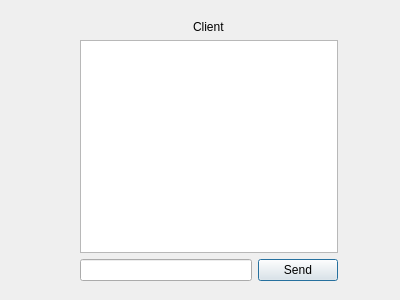
<?xml version="1.0" encoding="UTF-8"?>
<ui version="4.0">
 <class>Dialog</class>
 <widget class="QDialog" name="Dialog">
  <property name="geometry">
   <rect>
    <x>0</x>
    <y>0</y>
    <width>400</width>
    <height>300</height>
   </rect>
  </property>
  <property name="windowTitle">
   <string>Dialog</string>
  </property>
  <widget class="QWidget" name="">
   <property name="geometry">
    <rect>
     <x>80</x>
     <y>20</y>
     <width>258</width>
     <height>261</height>
    </rect>
   </property>
   <layout class="QVBoxLayout" name="verticalLayout">
    <item alignment="Qt::AlignHCenter">
     <widget class="QLabel" name="label">
      <property name="text">
       <string>Client</string>
      </property>
     </widget>
    </item>
    <item>
     <widget class="QTextEdit" name="textEditMessage"/>
    </item>
    <item>
     <layout class="QHBoxLayout" name="horizontalLayout">
      <item>
       <widget class="QLineEdit" name="lineEditMessage"/>
      </item>
      <item>
       <widget class="QPushButton" name="pushButtonSend">
        <property name="text">
         <string>Send</string>
        </property>
       </widget>
      </item>
     </layout>
    </item>
   </layout>
  </widget>
 </widget>
 <resources/>
 <connections/>
</ui>
